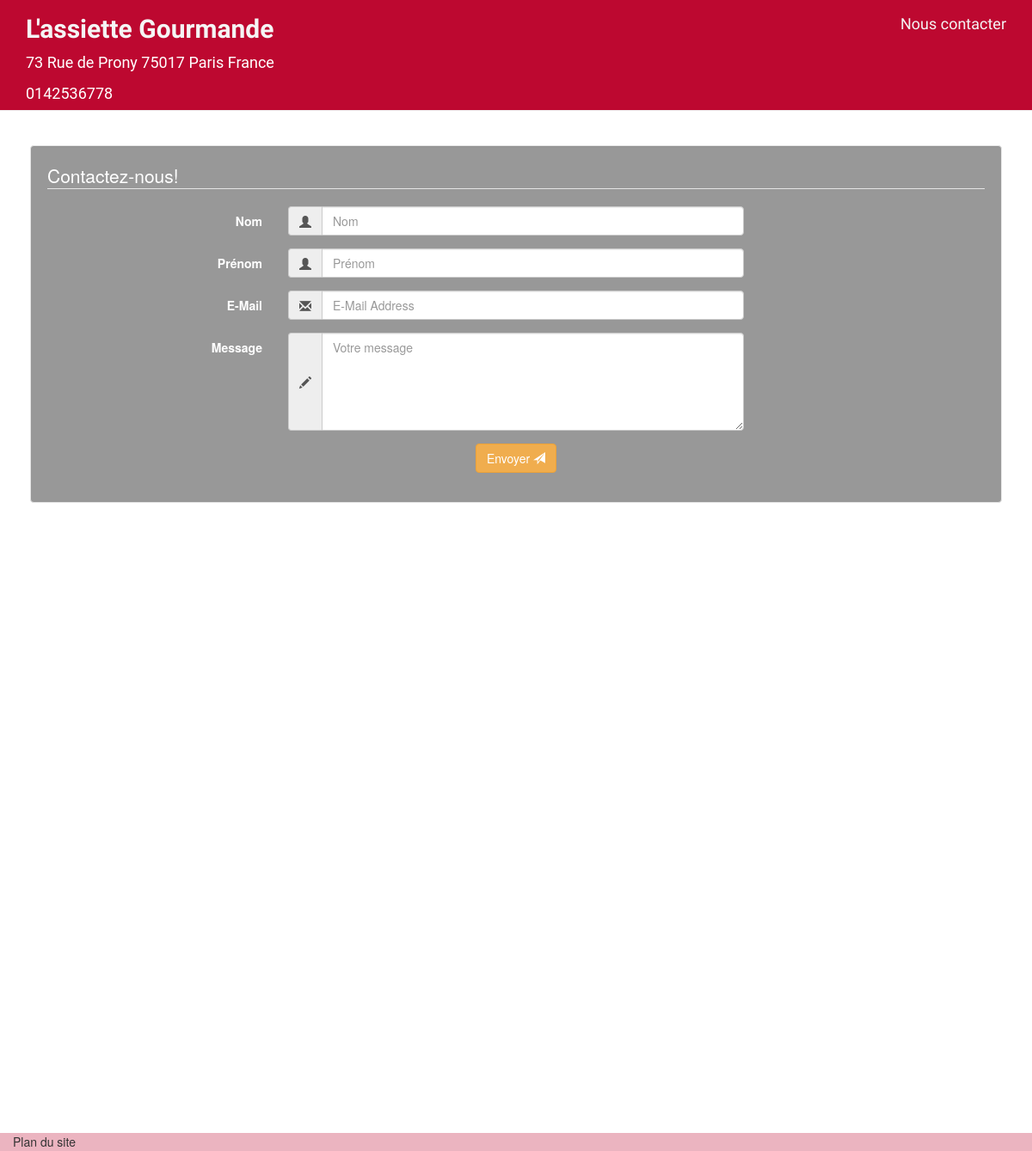
The page /contact.php on the database its author committed.
### tables this page shows
CREATE TABLE `site_info` (
  `inf_id` int(11) NOT NULL,
  `inf_address` varchar(255) NOT NULL,
  `inf_picture` varchar(255) NOT NULL,
  `inf_content` text NOT NULL,
  `inf_name` varchar(255) NOT NULL,
  `inf_phone` varchar(10) NOT NULL
);

### inc/navFront.php (the view)
<header class="page-header index-header">
	<div class="col-xs-6">
		<h2 class="name">
		<strong><a href="./about.php" class="front"><?php echo $info['inf_name']; ?></a></strong>
		</h2>
		<p class="address">
			<?php echo $info['inf_address']; ?>
		</p>
		<p class="address">
			<?php echo $info['inf_phone']; ?>
		</p>
	</div>
	<div class="col-xs-6">
		<div class="text-right address">
			<a href="contact.php" class="front">Nous contacter</a>
		</div>
	</div>
</header>

### assets/css/style.css (style rules this page uses)
.index-header { background: rgba(189,8,48,1); margin-top: 0px; margin-bottom: 0px; height:129px; padding: 15px; }
.name { margin-top: 0px; }
a.front { font-family: "Kaushan Script", cursive; color: whitesmoke; }
.address { font-family: 'Roboto',sans-serif; font-size: 18px; color: white; }

### rows shown on the page
site_info: inf_name "L'assiette Gourmande", inf_address "73 Rue de Prony 75017 Paris France", inf_phone "0142536778"
